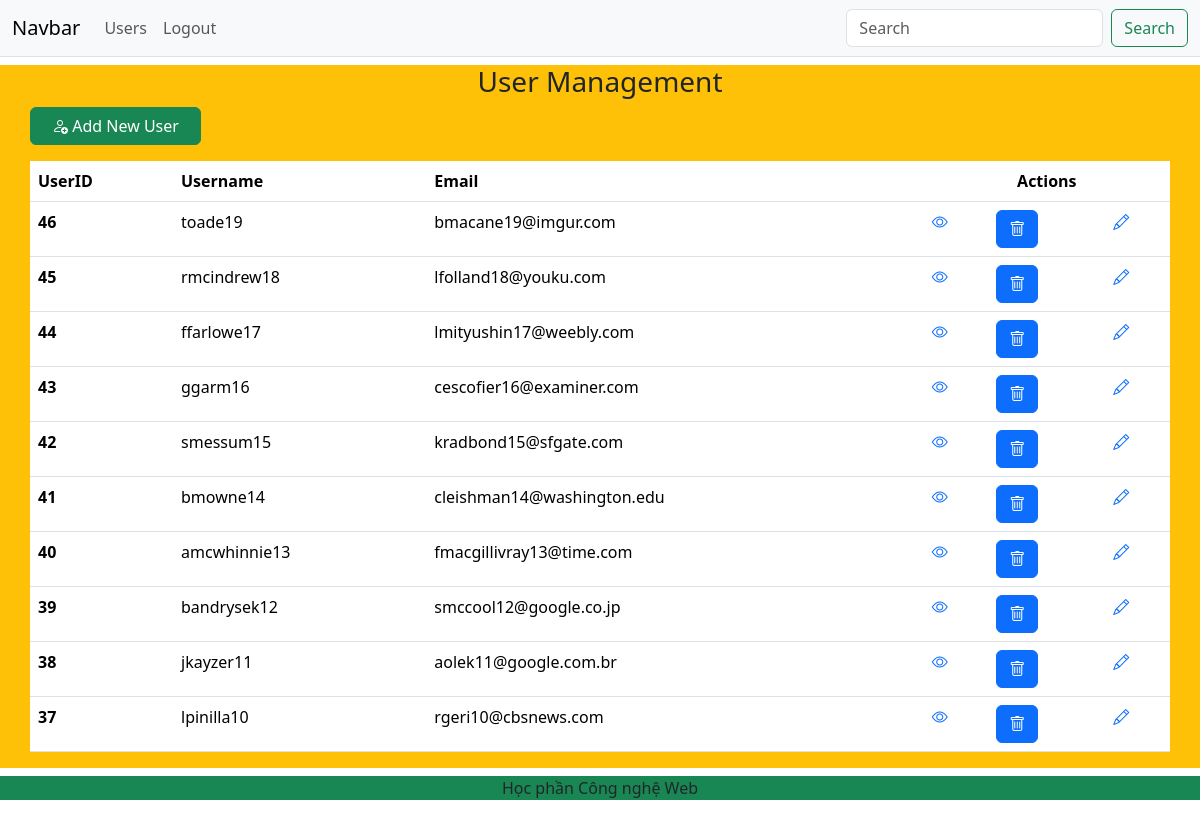
/admin/user_management.php (signed in), run on the app's committed database.
### tables this page shows
CREATE TABLE IF NOT EXISTS `users` (
  `id` int(10) unsigned NOT NULL AUTO_INCREMENT,
  `username` varchar(30) NOT NULL,
  `email` varchar(50) NOT NULL,
  `pass` varchar(255) NOT NULL,
  PRIMARY KEY (`id`),
  UNIQUE KEY `username` (`username`),
  UNIQUE KEY `email` (`email`)
);

### admin/user_management.php (the view, shortened to what this page needs)
<?php
try{
    $conn = new PDO("mysql:host=localhost;dbname=project02", "root", "abc");
    $sql = "SELECT * FROM users ORDER BY id DESC LIMIT 10";
    $stmt = $conn->prepare($sql);
    $stmt->execute();
    $users = $stmt->fetchAll();
}catch(PDOException $e){
    echo $e->getMessage();
}
?>
<?php
include "../layout/header.php";
?>
    <main class="bg-warning mt-2">
        <div class="container">
            <div class="row">
                <h3 class="text-center">User Management</h3>
                <a href="" class="btn btn-success mb-3" style="width:15%"><i class="bi bi-person-add"></i> Add New User</a>
                <table class="table">
                    <thead>
                    <tr>
                        <th scope="col">UserID</th>
                        <th scope="col">Username</th>
                        <th scope="col">Email</th>
                        <th scope="col" colspan="3" class="text-center">Actions</th>
                    </tr>
                    </thead>
                    <tbody>
                        <?php foreach($users as $user):  ?>
                            <tr>
                                <th scope="row"><?= $user['id']; ?></th>
                                <td><?= $user['username']; ?></td>
                                <td><?= $user['email']; ?></td>
                                <td>
                                    <a href="user_detail.php?id=<?= $user['id']; ?>"><i class="bi bi-eye"></i></a>
                                </td>
                                <td>
                                    <button type="button" class="btn btn-primary" data-bs-toggle="modal" data-bs-target="#A<?= $user['id']; ?>">
                                        <i class="bi bi-trash"></i>
                                    </button>
                                </td>
                                <td>
                                    <a href=""><i class="bi bi-pencil"></i></a>
                                </td>
                            </tr>
                        <?php endforeach; ?>
                    </tbody>
                </table>
            </div>
        </div>
    </main>
<?php
include "../layout/footer.php";
?>

### layout/header.php (shortened to what this page needs)
<!doctype html>
<html lang="en">
<head>
    <link href="https://cdn.jsdelivr.net/npm/bootstrap@5.3.2/dist/css/bootstrap.min.css" rel="stylesheet" >
    <link rel="stylesheet" href="https://cdn.jsdelivr.net/npm/bootstrap-icons@1.11.2/font/bootstrap-icons.min.css">
</head>
<body>
<header class="border-bottom">
    <nav class="navbar navbar-expand-lg bg-body-tertiary">
        <div class="container-fluid">
            <a class="navbar-brand" href="#">Navbar</a>
            <div class="collapse navbar-collapse" id="navbarSupportedContent">
                <ul class="navbar-nav me-auto mb-2 mb-lg-0">
                    <?php  if(isset($_SESSION['isLogined'])): ?>
                        <li class="nav-item">
                            <a class="nav-link " href="admin/user_management.php">Users</a>
                        </li>
                        <li class="nav-item">
                            <a class="nav-link " href="logout.php">Logout</a>
                        </li>
                    <?php endif; ?>
                </ul>
                <form class="d-flex" role="search">
                    <input class="form-control me-2" type="search" placeholder="Search" aria-label="Search">
                    <button class="btn btn-outline-success" type="submit">Search</button>
                </form>
            </div>
        </div>
    </nav>
</header>

### layout/footer.php (shortened to what this page needs)
<footer>
    <p class="mt-2 bg-success text-center">Học phần Công nghệ Web</p>
</footer>
</body>
</html>

### data on the page
users: id "46", username "toade19", email "bmacane19@imgur.com"
users: id "45", username "rmcindrew18", email "lfolland18@youku.com"
users: id "44", username "ffarlowe17", email "lmityushin17@weebly.com"
users: id "43", username "ggarm16", email "cescofier16@examiner.com"
users: id "42", username "smessum15", email "kradbond15@sfgate.com"
users: id "41", username "bmowne14", email "cleishman14@washington.edu"
users: id "40", username "amcwhinnie13", email "fmacgillivray13@time.com"
users: id "39", username "bandrysek12", email "smccool12@google.co.jp"
users: id "38", username "jkayzer11", email "aolek11@google.com.br"
users: id "37", username "lpinilla10", email "rgeri10@cbsnews.com"
